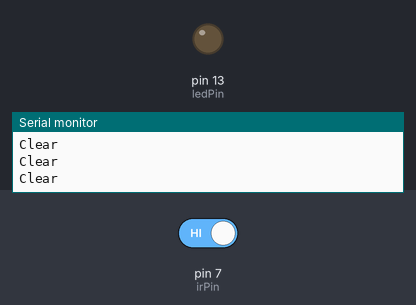
Simulated run of this sketch. Board: Arduino Uno, built with avr-gcc and run on an emulated ATmega328P. Parts: output pins drawn as LEDs (lit = HIGH), the last lines printed to the serial monitor. Inputs (shaded band) come from the test bench; at power-on: pin 7 (irPin) HIGH.

Above: at 1.2 s.
1.3 s: pin 7 (irPin) driven LOW
At 2.6 s:
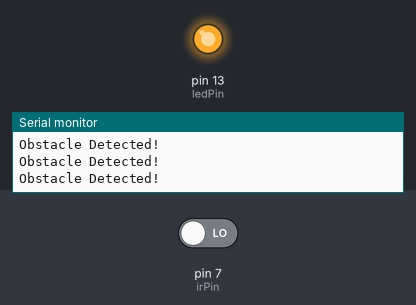
2.9 s: pin 7 (irPin) driven HIGH
At 3.9 s:
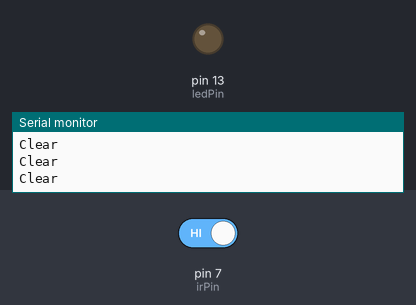
Timing chart, 0 to 5.9 s (numbered marks = the images above; inputs shaded):
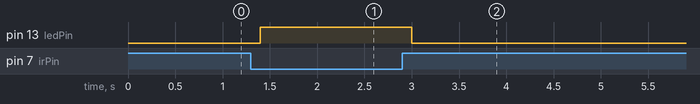

The sketch:

IR_sensor.ino
```cpp
const int irPin = 7;   // Sensor OUT connected to D7
const int ledPin = 13; // Built-in LED for indication

void setup() {
  pinMode(irPin, INPUT);    // Sensor as input
  pinMode(ledPin, OUTPUT);  // LED output
  Serial.begin(9600);       // Start serial monitor
}

void loop() {
  int sensorValue = digitalRead(irPin);

  if (sensorValue == LOW) {
    // LOW usually means OBSTACLE detected
    Serial.println("Obstacle Detected!");
    digitalWrite(ledPin, HIGH);
  } else {
    // HIGH means no obstacle
    Serial.println("Clear");
    digitalWrite(ledPin, LOW);
  }

  delay(200); // small delay to avoid spamming
}
```

Measured:
- after the input at 1.3 s, pin 13 (ledPin): LOW → HIGH after 0.10 s
- after the input at 2.9 s, pin 13 (ledPin): HIGH → LOW after 0.10 s
